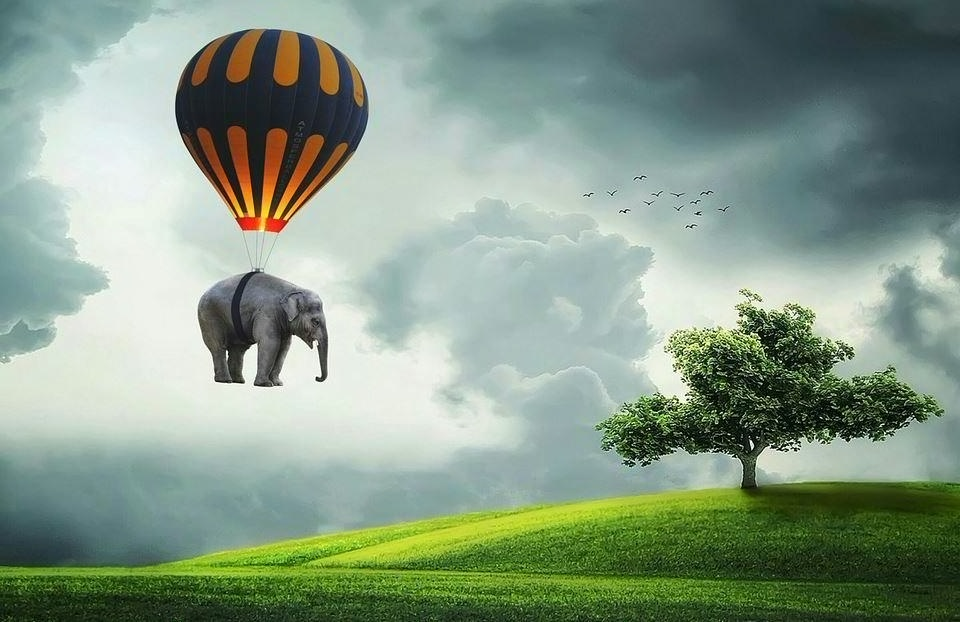
#> input picture assignment3/flyingelephant.jpg, 960 x 622 px
$ python colorizer.py flyingelephant.jpg flyingelephant.jpg flyingelephant.jpg
#> lines starting #> are read from the running program, lines starting #| are printed output that depends on the picture
"""
Usage:
    python colorizer.py path-to-Y.jpg path-to-Cb4.jpg path-to-Cr4.jpg
"""
__author__ = "Gurbaaz Singh Nandra"
__rollno__ = 190349
__filename__ = "colorizer.py"
__description__ = """python program colorizer.py, which accepts command line file path for all 3 input
images (viz. Y channel original shape image, 4 times decimated Cb and Cr channel images) and
directly stores the colorful output image flyingelephant.jpg file at current location where the
command {$python colorizer.py ./Y.jpg ./Cb4.jpg ./Cr4.jpg} is being executed"""

import os
import sys
import argparse
import cv2
import numpy as np


class BilateralUpsample:
    def __init__(
        self,
        Y: np.ndarray,
        Cb: np.ndarray,
        Cr: np.ndarray,
        kernel_size: int,
        sigma: int,
        sigma_r: int,
        sampling_rate: int,
    ):
        self.kernel_size = kernel_size
        self.sigma = sigma
        self.sigma_r = sigma_r
        self.sampling_rate = sampling_rate
        self.dim = kernel_size // 2
        self.Y = Y
        self.Cb = Cb
        self.Cr = Cr
        self.padder = ((self.dim, self.dim), (self.dim, self.dim))
        self.initialize_output_images()
        self.set_image_size()

    def set_image_size(self):
        self.height, self.width = np.shape(self.Y)

    def initialize_output_images(self):
        self.output_Cb = np.zeros((np.shape(self.Y)))
        self.output_Cr = np.zeros((np.shape(self.Y)))

    def prepare(self):
        self.gaussian_kernel = np.zeros(
            (self.kernel_size, self.kernel_size), np.float32
        )

        for x in range(-self.dim, self.dim + 1):
            for y in range(-self.dim, self.dim + 1):
                x1 = 2 * np.pi * ((self.sigma*self.sampling_rate)**2)
                x2 = np.exp(-(x**2 + y**2) / (2 * (self.sigma*self.sampling_rate)**2))
                self.gaussian_kernel[x + self.dim, y + self.dim] = (1 / x1) * x2

    def pad_image(self, image: np.ndarray):
        return np.pad(image, self.padder)

    def apply_filter(self):
        padded_Y = self.pad_image(self.Y)
        padded_Cb = self.pad_image(self.Cb)
        padded_Cr = self.pad_image(self.Cr)

        for i in range(self.height):
            for j in range(self.width):
                cx, cy = (2 * i + self.kernel_size) // 2, (
                    2 * j + self.kernel_size
                ) // 2
                range_kernel = np.exp(
                    -0.5
                    * (
                        (
                            padded_Y[i : i + self.kernel_size, j : j + self.kernel_size]
                            - padded_Y[cx, cy]
                        )
                        / self.sigma_r
                    )
                    ** 2
                )
                kernel = range_kernel * self.gaussian_kernel
                normalised_kernel = kernel / np.sum(kernel)
                self.output_Cb[i, j] = np.sum(
                    padded_Cb[i : i + self.kernel_size, j : j + self.kernel_size]
                    * normalised_kernel
                )
                self.output_Cr[i, j] = np.sum(
                    padded_Cr[i : i + self.kernel_size, j : j + self.kernel_size]
                    * normalised_kernel
                )


def rescale_image(img: np.ndarray, base_image: np.ndarray) -> np.ndarray:
    return cv2.resize(img, (np.shape(base_image)[1], np.shape(base_image)[0])).astype(
        float
    )


def colorize(Y: np.ndarray, Cb4: np.ndarray, Cr4: np.ndarray) -> np.ndarray:
    bilateral_upsample = BilateralUpsample(
        Y, Cb4, Cr4, kernel_size=5, sigma=5, sigma_r=5, sampling_rate=4
    )
    bilateral_upsample.prepare()
    bilateral_upsample.apply_filter()

    final_image = (
        np.array([Y, bilateral_upsample.output_Cr, bilateral_upsample.output_Cb])
        .astype(np.uint8)
        .transpose(1, 2, 0)
    )

    return final_image


def read_image(img_path: str) -> np.ndarray:
    img = cv2.imread(img_path, 0)
    return np.asarray(img).astype(float)


def save_image(img, filename: str):
    img = cv2.cvtColor(img, cv2.COLOR_YCrCb2BGR)
    cv2.imwrite(filename, img)


def main():
    try:
        parser = argparse.ArgumentParser()
        parser.add_argument(
            "Y",
            type=str,
            help="Y.jpg filepath",
        )
        parser.add_argument(
            "Cb4",
            type=str,
            help="Cb4.jpg filepath",
        )
        parser.add_argument(
            "Cr4",
            type=str,
            help="Cr4.jpg filepath",
        )
        args = parser.parse_args()

        if not os.path.exists(args.Y):
            print("Please enter valid file path for Y.jpg")
            return -1

        if not os.path.exists(args.Cb4):
            print("Please enter valid file path for Cb4.jpg")
            return -1

        if not os.path.exists(args.Cr4):
            print("Please enter valid file path for Cr4.jpg")
            return -1

        Y = read_image(args.Y)
#> in read_image, `img = cv2.imread(img_path, 0)`:
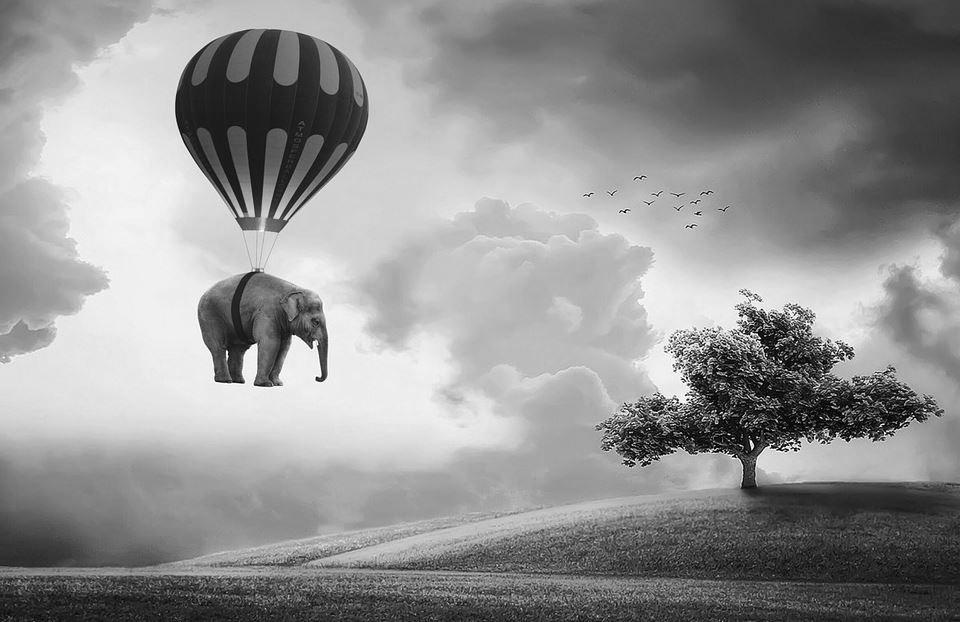
#> img: shape (622, 960); min 0, max 255, mean 145.7
        Cb4 = rescale_image(read_image(args.Cb4), Y)
        Cr4 = rescale_image(read_image(args.Cr4), Y)

        img = colorize(Y, Cb4, Cr4)
#> in pad_image, `return np.pad(image, self.padder)`:
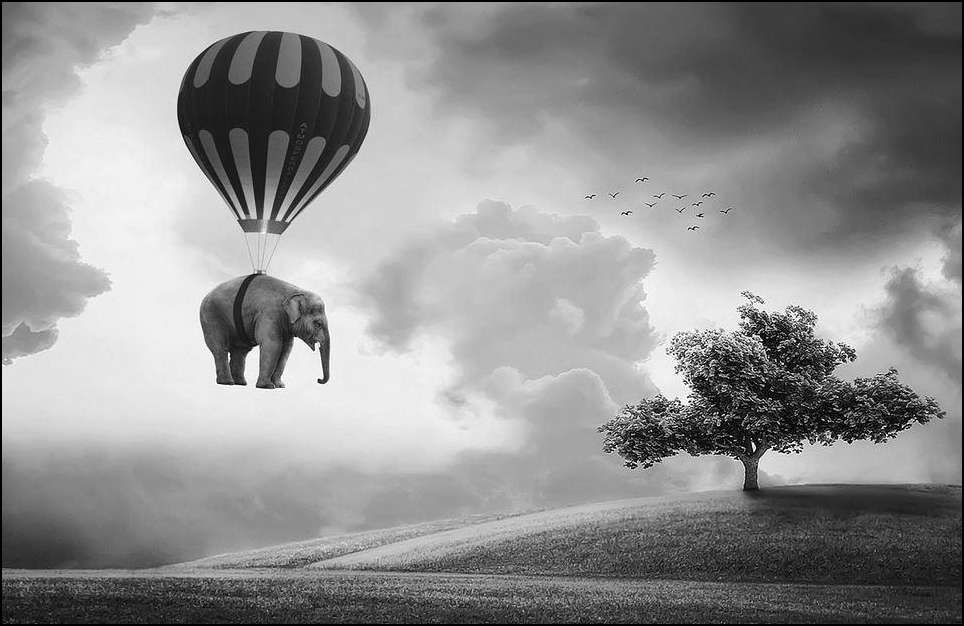
#> returned value: shape (626, 964) float64; min 0, max 255, mean 144.2

        save_image(img, "flyingelephant.jpg")
#> in save_image, `img = cv2.cvtColor(img, cv2.COLOR_YCrCb2BGR)`:
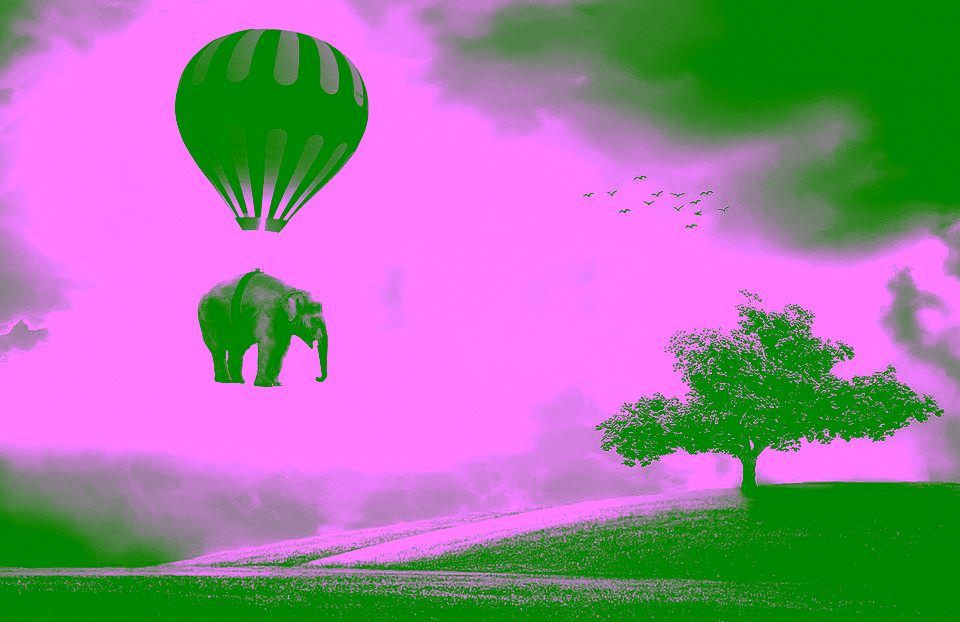
#> img: shape (622, 960, 3); mean B, G, R 156.1, 127.5, 155.3

        print(f"Image colorized and saved successfully as flyingelephant.jpg")
        return 0

    except Exception as e:
        print(e)
        return -1


if __name__ == "__main__":
    sys.exit(main())
#> (the program exits here)
